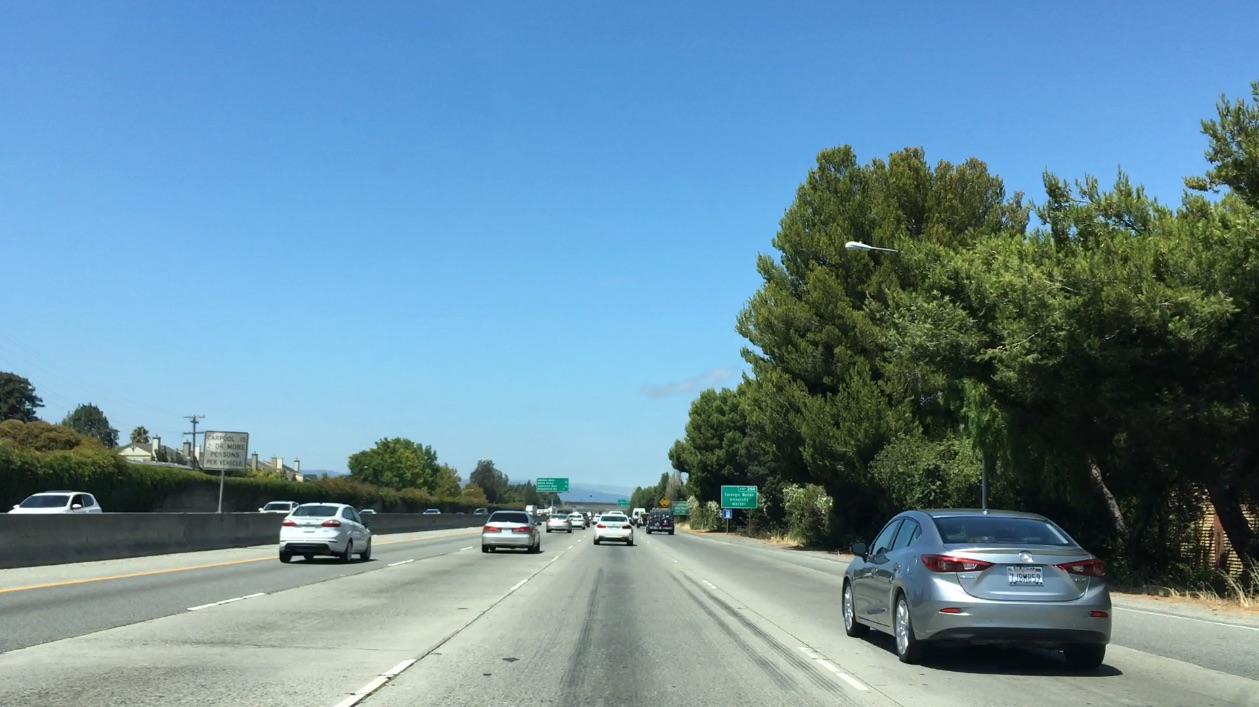
#> input picture source/vehicletracker/subset_of_project/small_datasets/bbox-example-image.jpg, 1259 x 707 px
$ python heat_map.py   (older library calls are emulated)
#> lines starting #> are read from the running program, lines starting #| are printed output that depends on the picture
import matplotlib.image as mpimg
import matplotlib.pyplot as plt
import numpy as np
import pickle
import cv2
from scipy.ndimage.measurements import label

# Read in a pickle file with bboxes saved
# Each item in the "all_bboxes" list will contain a
# list of boxes for one of the images shown above
box_list = pickle.load( open( "bbox_pickle.p", "rb" ))
#> (reads source/vehicletracker/subset_of_project/small_datasets/bbox_pickle.p from the repository)

# Read in image similar to one shown above
image = mpimg.imread('bbox-example-image.jpg')
#> image is the input picture: shape (707, 1259, 3); mean R, G, B 104.8, 141, 158.4
heat = np.zeros_like(image[:,:,0]).astype(np.float)

def add_heat(heatmap, bbox_list):
    # Iterate through list of bboxes
    for box in bbox_list:
        # Add += 1 for all pixels inside each bbox
        # Assuming each "box" takes the form ((x1, y1), (x2, y2))
        heatmap[box[0][1]:box[1][1], box[0][0]:box[1][0]] += 1
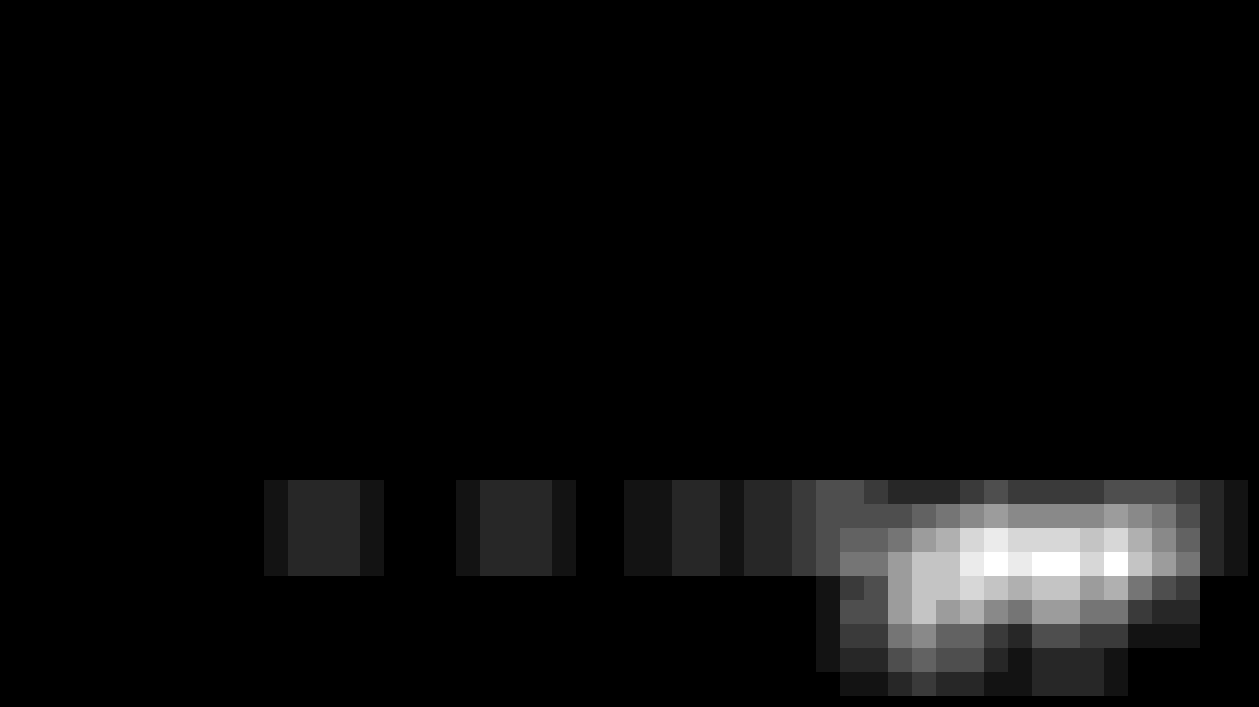
#> heatmap: shape (707, 1259) float64; min 0, max 13, mean 0.569; drawn with min black and max white

    # Return updated heatmap
    return heatmap# Iterate through list of bboxes

def apply_threshold(heatmap, threshold):
    # Zero out pixels below the threshold
    heatmap[heatmap <= threshold] = 0
    # Return thresholded map
    return heatmap

def draw_labeled_bboxes(img, labels):
    # Iterate through all detected cars
    for car_number in range(1, labels[1]+1):
        # Find pixels with each car_number label value
        nonzero = (labels[0] == car_number).nonzero()
        # Identify x and y values of those pixels
        nonzeroy = np.array(nonzero[0])
        nonzerox = np.array(nonzero[1])
        # Define a bounding box based on min/max x and y
        bbox = ((np.min(nonzerox), np.min(nonzeroy)), (np.max(nonzerox), np.max(nonzeroy)))
        # Draw the box on the image
        cv2.rectangle(img, bbox[0], bbox[1], (0,0,255), 6)
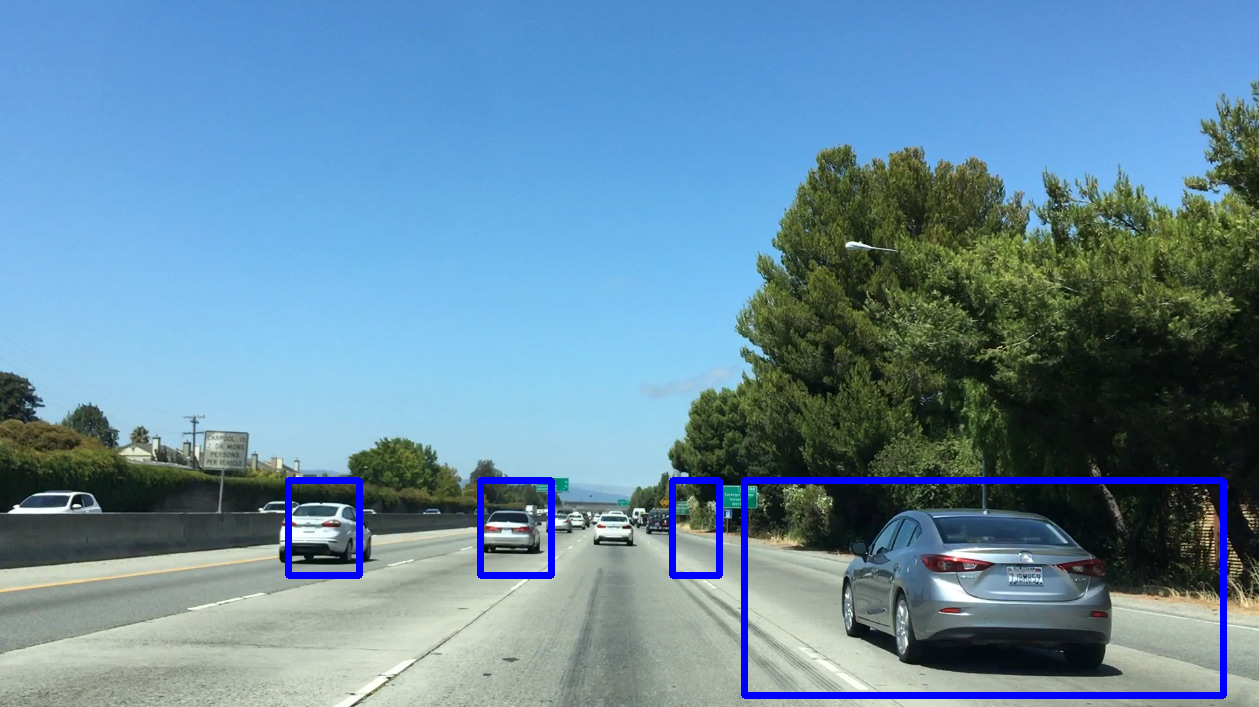
#> img: shape (707, 1259, 3); mean of channels 0, 1, 2 102.8, 138.7, 161.1; drawn as R, G, B
    # Return the image
    return img

# Add heat to each box in box list
heat = add_heat(heat,box_list)

# Apply threshold to help remove false positives
heat = apply_threshold(heat,1)

# Visualize the heatmap when displaying
heatmap = np.clip(heat, 0, 255)

# Find final boxes from heatmap using label function
labels = label(heatmap)
draw_img = draw_labeled_bboxes(np.copy(image), labels)

fig = plt.figure()
plt.subplot(121)
plt.imshow(draw_img)
plt.title('Car Positions')
plt.subplot(122)
plt.imshow(heatmap, cmap='hot')
plt.title('Heat Map')
fig.tight_layout()
plt.show()
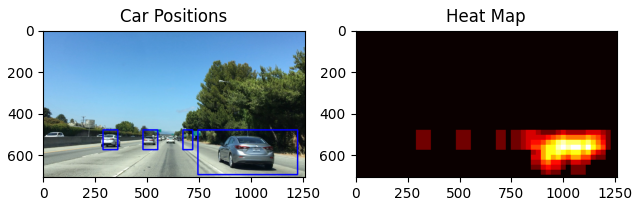
#> figure drawn by matplotlib, 2 panels
